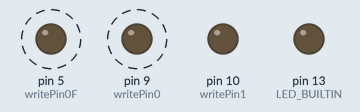
The sketch below on a simulated Arduino Uno, built with avr-gcc and run on an emulated ATmega328P. On the bench: output pins drawn as LEDs (lit = HIGH). Dashed ring = blinking. Random numbers use the default seed unless the sketch sets one; what the sketch prints to the serial monitor is not drawn.

Above: at 0.05 s.
Timing chart, 0 to 4.6 s (numbered marks = the images above):
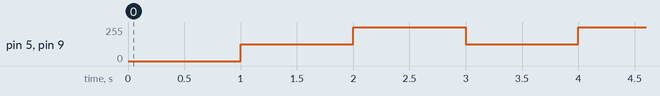

Measured:
- by itself, pin 5 (writePin0F), pin 9 (writePin0): alternates 255/255 for 1.0 s and 127/255 for 1.0 s

The sketch:

FastPIDTrial.ino
```cpp
#include <FastPID.h>
//pid settings and gains
#define OUTPUT_MIN 0
#define OUTPUT_MAX 0x03ff
#define KP 0.8
#define KI 0.0
#define KD 0.025
#define HZ 100
#define BITS 10

#define readPin1    A0
#define readPin0    A1
#define writePin1   10
#define writePin0   9
#define writePin1F  6
#define writePin0F  5

int targ0, targ1, valRead0, valRead1, valOut0, valOut1, dValOut0, dValOut1, targ0New, targ1New;
long lastUpdateTime, now, nowSetting;
//FastPID myPID( KP,  KI,    KD, HZ, BITS, true);
//FastPID myPID(0.8, 0.0, 0.025, HZ, BITS, true);
FastPID myPID(2.0, 0.0, 0.040, HZ, BITS, true);

unsigned long secs, secsOld;

void setupPWM10() {
  DDRB |= _BV(PB1) | _BV(PB2);                              /* set pins as outputs */
  TCCR1A = _BV(COM1A1) | _BV(COM1B1)  | _BV(WGM11);         /* non-inverting PWM */
  TCCR1B = _BV(WGM13) | _BV(WGM12) | _BV(CS10);             /* no prescaling */
  ICR1 = 0x03ff;                                            /* TOP counter value */
}
/* 10-bit version of analogWrite(). Works only on pins 9 and 10. */
void analogWrite10(uint8_t pin, uint16_t val)
{
  switch (pin) {
    case  9: OCR1A = val; break;
    case 10: OCR1B = val; break;
  }
}

void kickPin(int pin, int v) {
  pinMode(pin, OUTPUT);
  digitalWrite(pin, v);
  pinMode(pin, INPUT);
}

void setTargetsRandom() {
  long now = millis();
  if (now - nowSetting > 1000) {
    targ0 = random(0, 0x03ff);
    nowSetting = now;
  }
}

void setTargetsStep() {
  unsigned long secs = round(millis() / 1000);
  if (secs % 2 == 0) {
    targ0 = targ1 = 0x0300;
  } else {
    targ0 = targ1 = 0x00ff;
  }
}

void updateReadings() {
  valRead0 = analogRead(A0);
  valRead1 = analogRead(A1);
}

void checkGood() {
  if (abs(valRead0 - targ0) < 2) {
    digitalWrite(LED_BUILTIN, HIGH);
  } else {
    digitalWrite(LED_BUILTIN, LOW);
  }
}

void adjust1() {
  now = micros();
  if ((now - lastUpdateTime) / 1.e6 > 1. / HZ) {
    int unConst0 = valOut0 + myPID.step(targ0, valRead0);
    valOut0 = constrain(unConst0, 0, 0x03ff);
    lastUpdateTime = now;
    analogWrite10(writePin0, valOut0);
  }

}

void adjust2() {
  analogWrite10(writePin0, targ0);
}

void adjust3() {

  if (valRead0 - targ0 > 20) {
    valOut0 = 0;
  } else if (valRead0 - targ0 < -20) {
    valOut0 = 0x03ff;
  } else {
    valOut0 = targ0;
  }
  analogWrite10(writePin0, valOut0);
}

void adjust4() {
  int error = valRead0 - targ0;
  valOut0 = constrain(targ0 - 0.005 * pow(error, 3), 0, 0x03ff);
  analogWrite10(writePin0, valOut0);
}

void adjust5() {
  pinMode(writePin0F, OUTPUT);
  analogWrite10(writePin0, targ0);
  analogWrite(writePin0F, (uint8_t)(targ0 >> 2));
  delay(20);
  pinMode(writePin0F, INPUT);
  analogWrite10(writePin0, targ0);
}

void printAllReadings() {
  Serial.print(targ0); Serial.print(", ");
  Serial.print(valRead0); Serial.print(", ");
  Serial.println(valOut0);
}

void printControl() {
  Serial.println(valRead0);
}

void setup() {
  setupPWM10();
  pinMode(LED_BUILTIN, OUTPUT);
  Serial.begin(9600);
}

void loop() {
  targ0 = 0x03ff;    // 0x03ff is largest value
      secs = secsOld = round(millis()/1000);
      while(secsOld == secs){
        secsOld = secs;
        secs = round(millis()/1000);
      }
      if(secs%2 == 0){
        targ0New = 0x03ff;
      } else {
        targ0New = 0x01ff;
      }
      targ0 = targ0New;
  adjust5();
  printControl();
}
```
